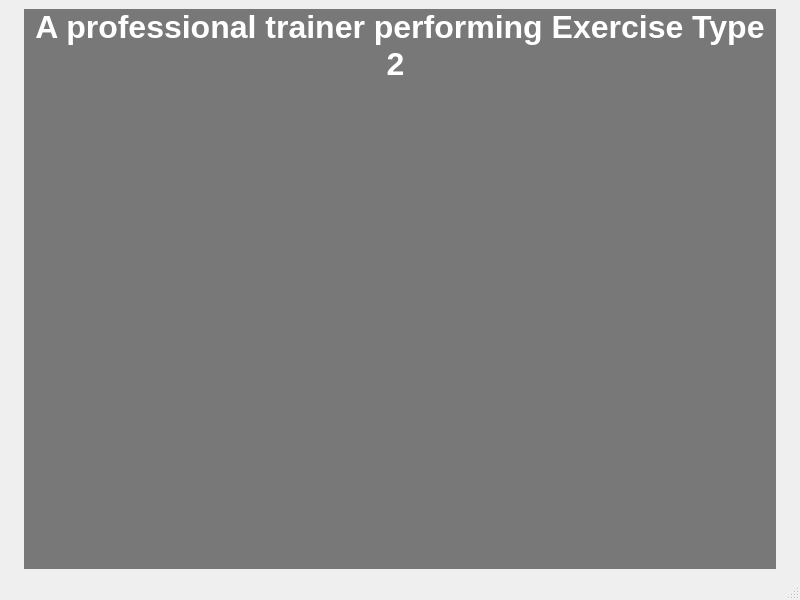
<?xml version="1.0" encoding="UTF-8"?>
<ui version="4.0">
 <class>MainWindow</class>
 <widget class="QMainWindow" name="MainWindow">
  <property name="geometry">
   <rect>
    <x>0</x>
    <y>0</y>
    <width>800</width>
    <height>600</height>
   </rect>
  </property>
  <property name="windowTitle">
   <string>MainWindow</string>
  </property>
  <widget class="QWidget" name="centralwidget">
   <layout class="QVBoxLayout" name="rootLayout">
    <property name="leftMargin">
     <number>24</number>
    </property>
    <property name="rightMargin">
     <number>24</number>
    </property>
    <item>
     <widget class="QLabel" name="exerciseTypeLabel">
      <property name="sizePolicy">
       <sizepolicy hsizetype="Preferred" vsizetype="Preferred">
        <horstretch>0</horstretch>
        <verstretch>1</verstretch>
       </sizepolicy>
      </property>
      <property name="font">
       <font>
        <pointsize>24</pointsize>
        <weight>75</weight>
        <bold>true</bold>
       </font>
      </property>
      <property name="styleSheet">
       <string notr="true">background: rgba(0, 0, 0, 0.5);
color: white;
</string>
      </property>
      <property name="text">
       <string>A professional trainer performing Exercise Type 2 </string>
      </property>
      <property name="alignment">
       <set>Qt::AlignHCenter|Qt::AlignTop</set>
      </property>
      <property name="wordWrap">
       <bool>true</bool>
      </property>
     </widget>
    </item>
   </layout>
  </widget>
  <widget class="QMenuBar" name="menubar">
   <property name="geometry">
    <rect>
     <x>0</x>
     <y>0</y>
     <width>800</width>
     <height>21</height>
    </rect>
   </property>
  </widget>
  <widget class="QStatusBar" name="statusbar"/>
 </widget>
 <resources/>
 <connections/>
</ui>
